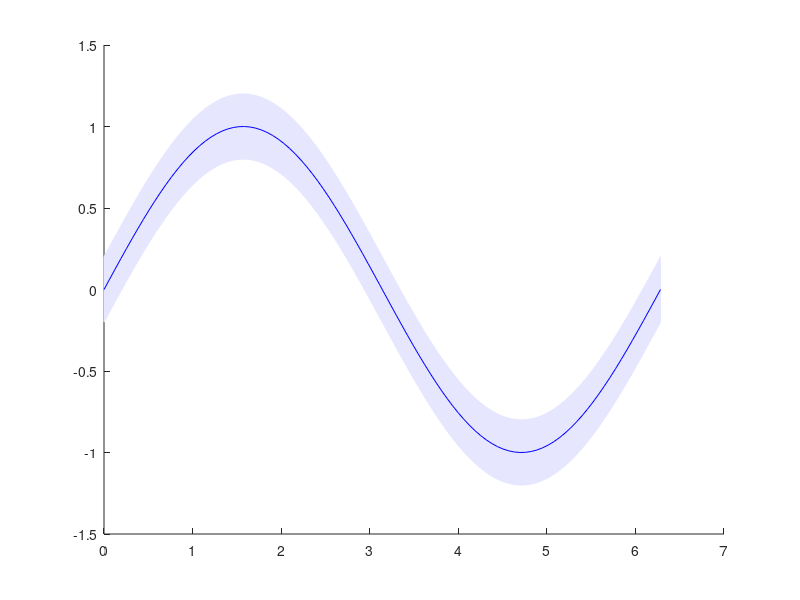

MATLAB code to generate this figure:
function plot_sd(x,y,y_plus,y_minus,color,alpha)

f_debug = (nargin==0) && (nargout==0);
if f_debug
	x = linspace(0,2*pi,100);
	y = sin(x);
	y_plus = y + 0.2;
	y_minus = y - 0.2;
end

if nargin<5, color = 'b'; end;
if nargin<6, alpha = 0.1; end; % strength of background shading

hold on;
h = patch(x([1:end,end:-1:1]),[y_plus,y_minus(end:-1:1)],color);
col = get(h,'facecolor');
lightcolor = (1-alpha) + (alpha*col);
set(h,'facecolor',lightcolor,'edgecolor',lightcolor);
plot(x,y,color);

if f_debug
	clear;
end
